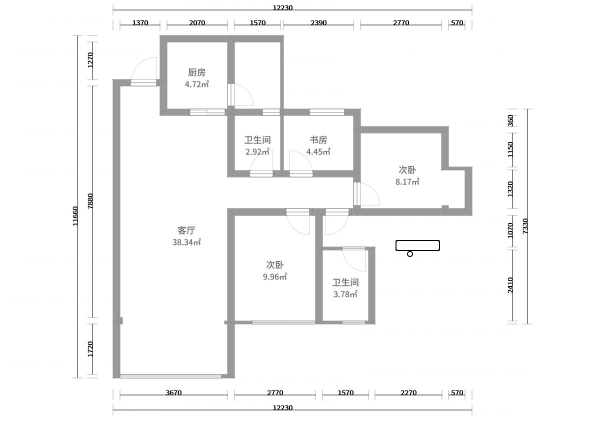
#> input picture test/KJLtest/1.png, 1200 x 850 px (shown at 1/2 size)
$ python -i remove_corner_point.py   (imports and definitions only)
#> lines starting #> are read from the running program, lines starting #| are printed output that depends on the picture; after the words box and inside, x2 and y2 are one past the last pixel; in counts of white or black regions, pixels touching at a corner belong together
#> further down, picture is the input picture: shape (850, 1200); min 0, max 255, mean 246.8
# -*- coding: utf-8 -*-
"""
Created on Thu Aug 30 11:44:25 2018

@author: 王科涛
"""
import cv2 as cv
import numpy as np

def Remove_corner_point(img):

    template_1 = np.zeros((5,5), dtype = np.uint8)
    template_1[:, :] = 255
    template_1[4, :] = 0
    template_1[:, 4] = 0
    template_1[3, 3] = 0
    w, h = template_1.shape[::-1]
    res = cv.matchTemplate(img, template_1, cv.TM_CCOEFF_NORMED)
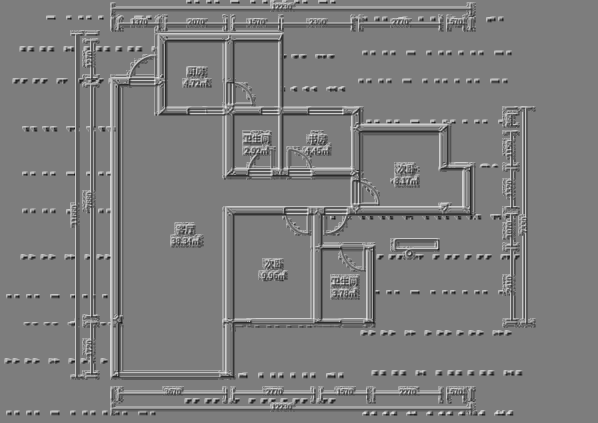
#> res: shape (846, 1196) float32 (shown at 1/2 size); min -0.93, max 0.967, mean 0.0023; drawn with min black and max white
    threshold = 0.9
    loc = np.where(res >= threshold)
#> loc = 35 positions, rows 15 to 815, columns 220 to 925
    for pt in zip(*loc[::-1]):
        img[pt[1] + 3, pt[0] + 3] = 255
#> this loop made 35 passes
#> pt on passes 1 to 12: (545, 15), (499, 45), (308, 160), (457, 207), (502, 207), (450, 213), (445, 220), (630, 281), (491, 282), (510, 282), (638, 304), (556, 336)
#> img: shape (850, 1200); under 0.01% of pixels changed, all inside (x1, y1, x2, y2) = (311, 18, 929, 819)

    template_2 = np.zeros((5,5), dtype = np.uint8)
    template_2[:, :] = 255
    template_2[0, :] = 0
    template_2[:, 0] = 0
    template_2[1, 1] = 0
    w, h = template_2.shape[::-1]
    res = cv.matchTemplate(img, template_2, cv.TM_CCOEFF_NORMED)
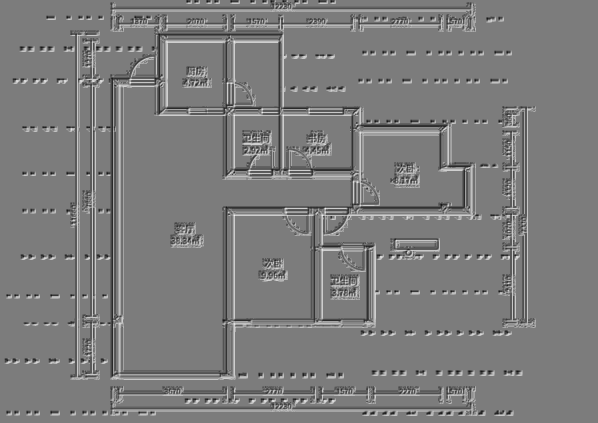
#> res: shape (846, 1196) float32 (shown at 1/2 size); min -0.926, max 0.971, mean 0.00332; drawn with min black and max white
    threshold = 0.9
    loc = np.where(res >= threshold)
#> loc = 30 positions, rows 42 to 648, columns 240 to 792
    for pt in zip(*loc[::-1]):
        img[pt[1] + 1, pt[0] + 1] = 255
#> this loop made 30 passes
#> pt on passes 1 to 12: (727, 42), (334, 84), (469, 84), (462, 167), (240, 172), (525, 218), (619, 218), (380, 225), (619, 225), (469, 231), (567, 231), (496, 273)
#> img: shape (850, 1200); min 0, max 255, mean 246.8

    template_3 = np.zeros((5,5), dtype = np.uint8)
    template_3[:, :] = 255
    template_3[4, :] = 0
    template_3[:, 0] = 0
    template_3[3, 1] = 0
    w, h = template_3.shape[::-1]
    res = cv.matchTemplate(img, template_3, cv.TM_CCOEFF_NORMED)
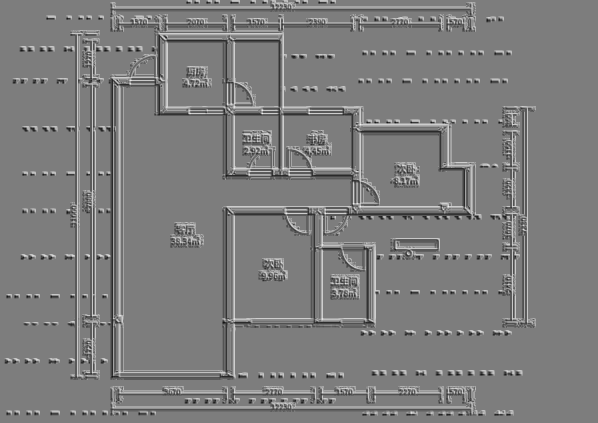
#> res: shape (846, 1196) float32 (shown at 1/2 size); min -0.927, max 0.963, mean 0.00192; drawn with min black and max white
    threshold = 0.9
    loc = np.where(res >= threshold)
#> loc = 33 positions, rows 207 to 637, columns 240 to 897
    for pt in zip(*loc[::-1]):
        img[pt[1] + 3, pt[0] + 1] = 255
#> this loop made 33 passes
#> pt on passes 1 to 12: (455, 207), (462, 207), (334, 213), (469, 213), (567, 213), (380, 226), (619, 226), (721, 248), (515, 271), (496, 282), (515, 282), (897, 329)
#> img: shape (850, 1200); min 0, max 255, mean 246.8

    template_4 = np.zeros((5,5), dtype = np.uint8)
    template_4[:, :] = 255
    template_4[0, :] = 0
    template_4[:, 4] = 0
    template_4[1, 3] = 0
    w, h = template_4.shape[::-1]
    res = cv.matchTemplate(img, template_4, cv.TM_CCOEFF_NORMED)
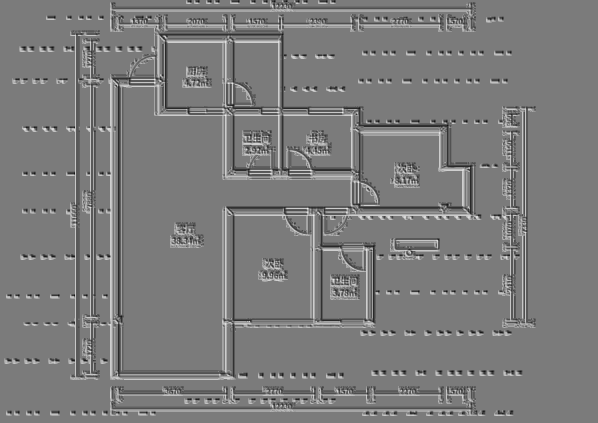
#> res: shape (846, 1196) float32 (shown at 1/2 size); min -0.919, max 0.971, mean 0.00371; drawn with min black and max white
    threshold = 0.9
    loc = np.where(res >= threshold)
#> loc = 47 positions, rows 84 to 710, columns 150 to 1020
    for pt in zip(*loc[::-1]):
        img[pt[1] + 1, pt[0] + 3] = 255
#> this loop made 47 passes
#> pt on passes 1 to 12: (450, 84), (556, 84), (308, 114), (180, 132), (395, 163), (308, 165), (457, 167), (315, 172), (555, 225), (684, 225), (450, 231), (702, 231)
#> img: shape (850, 1200); min 0, max 255, mean 246.8

    return img

>>> import cv2
>>> picture = cv2.imread('../test/KJLtest/1.png', cv2.IMREAD_GRAYSCALE)
>>> result = Remove_corner_point(picture)

$ run again, on test/KJLtest/10.png
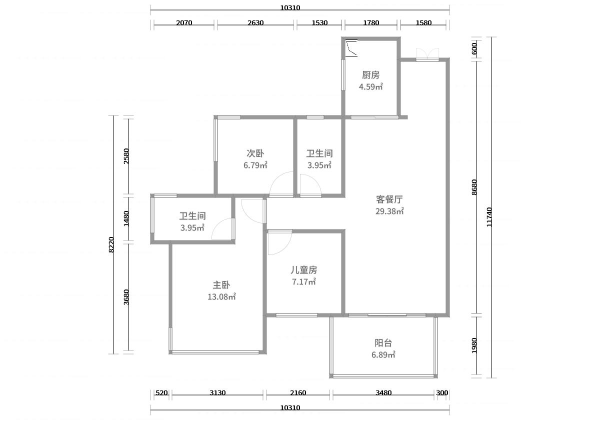
#> input picture test/KJLtest/10.png, 1200 x 850 px (shown at 1/2 size)
#> picture is the input picture: shape (850, 1200); min 0, max 255, mean 249.3
#> in Remove_corner_point, `loc = np.where(res >= threshold)`: loc = 37 positions, rows 15 to 815, columns 220 to 978
#> the loop in Remove_corner_point, `for pt in zip(*loc[::-1]):` made 37 passes
#> pt on passes 1 to 8: (560, 15), (584, 15), (623, 45), (726, 45), (831, 45), (676, 82), (972, 165), (734, 174)
#> in Remove_corner_point, `loc = np.where(res >= threshold)`: loc = 35 positions, rows 123 to 823, columns 231 to 959
#> the loop in Remove_corner_point, `for pt in zip(*loc[::-1]):` made 35 passes
#> pt on passes 1 to 8: (801, 123), (959, 174), (435, 238), (594, 238), (690, 238), (620, 300), (639, 302), (639, 307)
#> in Remove_corner_point, `res = cv.matchTemplate(img, template_3, cv.TM_CCOEFF_NORMED)`:
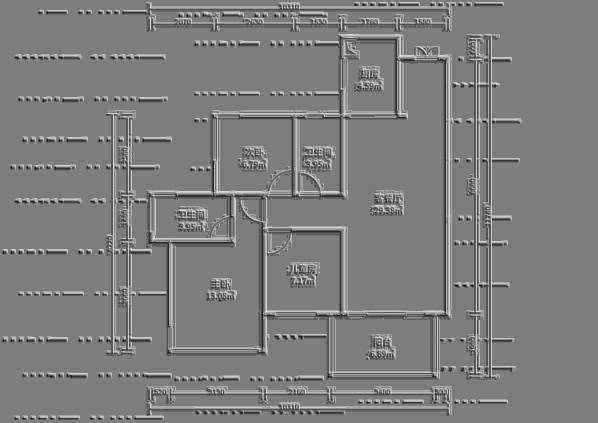
#> res: shape (846, 1196) float32 (shown at 1/2 size); min -0.919, max 0.948, mean 0.00375; drawn with min black and max white
#> in Remove_corner_point, `loc = np.where(res >= threshold)`: loc = 20 positions, rows 111 to 744, columns 231 to 959
#> the loop in Remove_corner_point, `for pt in zip(*loc[::-1]):` made 20 passes
#> pt on passes 1 to 8: (801, 111), (959, 165), (690, 226), (639, 298), (620, 309), (639, 309), (231, 329), (435, 383)
#> in Remove_corner_point, `res = cv.matchTemplate(img, template_4, cv.TM_CCOEFF_NORMED)`:
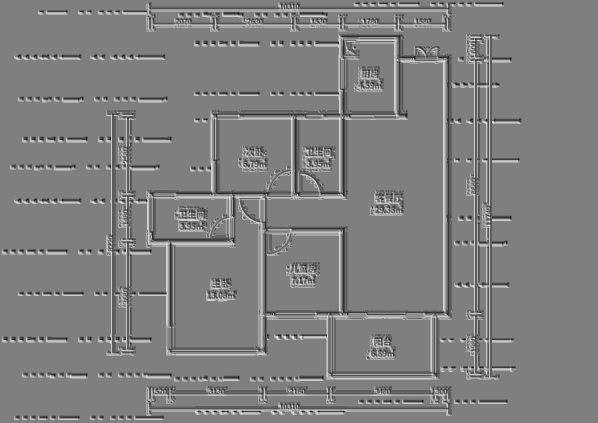
#> res: shape (846, 1196) float32 (shown at 1/2 size); min -0.94, max 0.941, mean 0.00257; drawn with min black and max white
#> in Remove_corner_point, `loc = np.where(res >= threshold)`: loc = 32 positions, rows 81 to 703, columns 252 to 978
#> the loop in Remove_corner_point, `for pt in zip(*loc[::-1]):` made 32 passes
#> pt on passes 1 to 8: (789, 81), (887, 123), (734, 172), (972, 174), (582, 238), (678, 238), (615, 300), (622, 300)

$ run again, on test/KJLtest/11.png
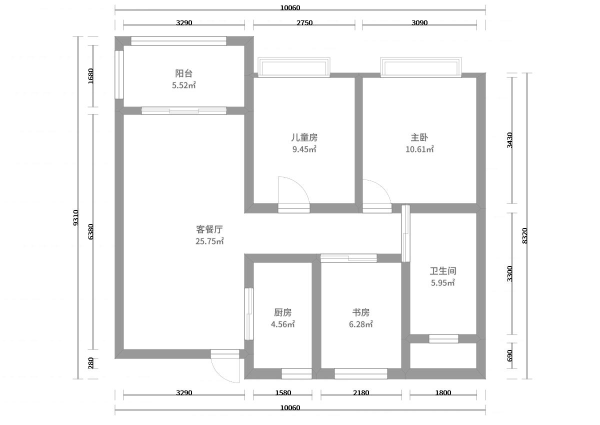
#> input picture test/KJLtest/11.png, 1200 x 850 px (shown at 1/2 size)
#> picture is the input picture: shape (850, 1200); min 0, max 255, mean 244.9
#> in Remove_corner_point, `loc = np.where(res >= threshold)`: loc = 41 positions, rows 15 to 815, columns 148 to 1012
#> the loop in Remove_corner_point, `for pt in zip(*loc[::-1]):` made 41 passes
#> pt on passes 1 to 8: (560, 15), (448, 77), (448, 86), (644, 140), (361, 141), (361, 148), (346, 171), (360, 171)
#> in Remove_corner_point, `loc = np.where(res >= threshold)`: loc = 29 positions, rows 73 to 748, columns 159 to 975
#> the loop in Remove_corner_point, `for pt in zip(*loc[::-1]):` made 29 passes
#> pt on passes 1 to 8: (262, 73), (262, 82), (247, 91), (230, 101), (525, 124), (359, 140), (359, 146), (507, 155)
#> in Remove_corner_point, `res = cv.matchTemplate(img, template_3, cv.TM_CCOEFF_NORMED)`:
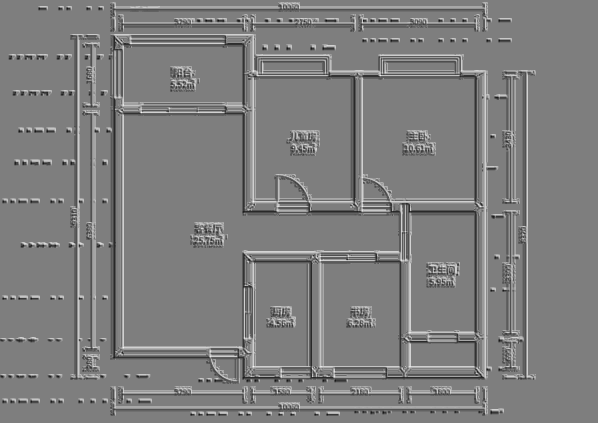
#> res: shape (846, 1196) float32 (shown at 1/2 size); min -0.919, max 0.937, mean 0.00227; drawn with min black and max white
#> in Remove_corner_point, `loc = np.where(res >= threshold)`: loc = 35 positions, rows 77 to 753, columns 159 to 975
#> the loop in Remove_corner_point, `for pt in zip(*loc[::-1]):` made 35 passes
#> pt on passes 1 to 8: (262, 77), (527, 140), (507, 141), (770, 145), (359, 148), (230, 193), (238, 193), (247, 209)
#> in Remove_corner_point, `res = cv.matchTemplate(img, template_4, cv.TM_CCOEFF_NORMED)`:
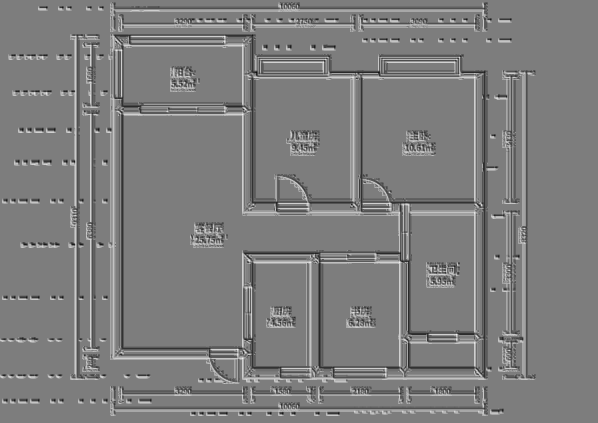
#> res: shape (846, 1196) float32 (shown at 1/2 size); min -0.919, max 0.947, mean 0.00339; drawn with min black and max white
#> in Remove_corner_point, `loc = np.where(res >= threshold)`: loc = 47 positions, rows 82 to 717, columns 148 to 1012
#> the loop in Remove_corner_point, `for pt in zip(*loc[::-1]):` made 47 passes
#> pt on passes 1 to 8: (448, 82), (484, 91), (233, 101), (242, 101), (646, 124), (909, 124), (361, 140), (361, 146)

$ run again, on test/KJLtest/12.png
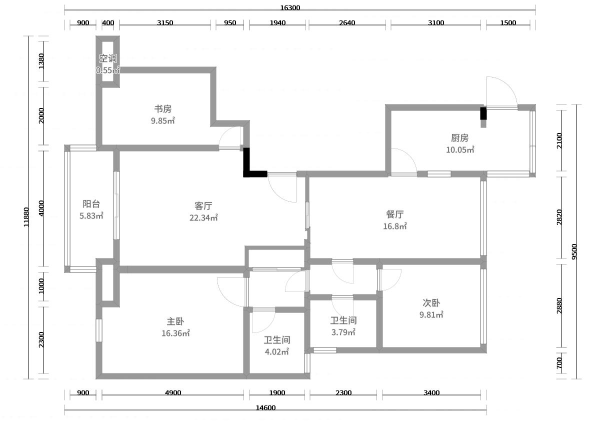
#> input picture test/KJLtest/12.png, 1200 x 850 px (shown at 1/2 size)
#> picture is the input picture: shape (850, 1200); min 0, max 255, mean 245.1
#> in Remove_corner_point, `loc = np.where(res >= threshold)`: loc = 51 positions, rows 15 to 815, columns 130 to 1066
#> the loop in Remove_corner_point, `for pt in zip(*loc[::-1]):` made 51 passes
#> pt on passes 1 to 8: (560, 15), (322, 45), (539, 45), (208, 141), (217, 141), (222, 158), (969, 207), (319, 219)
#> in Remove_corner_point, `loc = np.where(res >= threshold)`: loc = 44 positions, rows 83 to 707, columns 63 to 1065
#> the loop in Remove_corner_point, `for pt in zip(*loc[::-1]):` made 44 passes
#> pt on passes 1 to 8: (204, 83), (239, 146), (973, 153), (204, 175), (63, 190), (973, 219), (782, 221), (1065, 222)
#> in Remove_corner_point, `res = cv.matchTemplate(img, template_3, cv.TM_CCOEFF_NORMED)`:
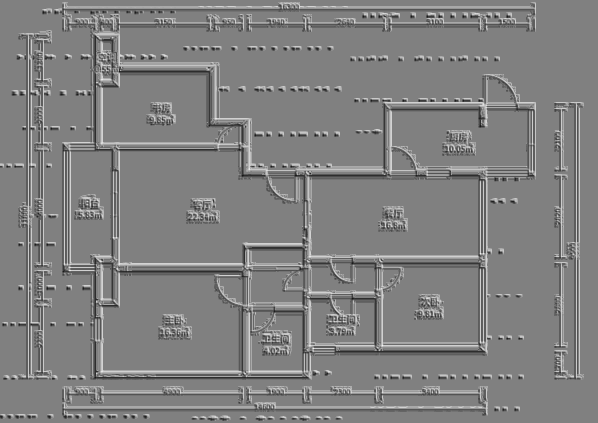
#> res: shape (846, 1196) float32 (shown at 1/2 size); min -0.956, max 0.94, mean 0.00355; drawn with min black and max white
#> in Remove_corner_point, `loc = np.where(res >= threshold)`: loc = 41 positions, rows 119 to 742, columns 63 to 1065
#> the loop in Remove_corner_point, `for pt in zip(*loc[::-1]):` made 41 passes
#> pt on passes 1 to 8: (207, 119), (204, 158), (63, 181), (432, 236), (204, 285), (480, 285), (140, 291), (63, 327)
#> in Remove_corner_point, `res = cv.matchTemplate(img, template_4, cv.TM_CCOEFF_NORMED)`:
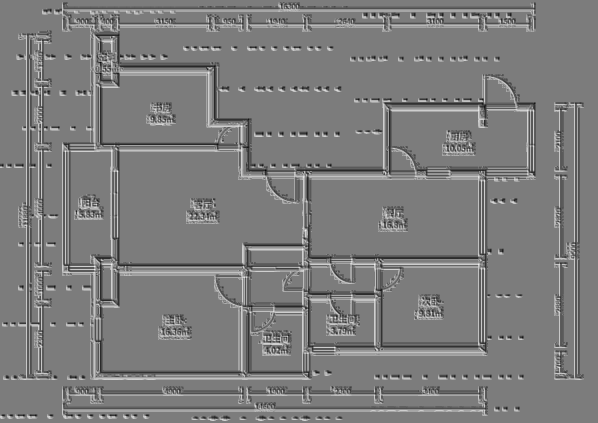
#> res: shape (846, 1196) float32 (shown at 1/2 size); min -0.919, max 0.962, mean 0.0035; drawn with min black and max white
#> in Remove_corner_point, `loc = np.where(res >= threshold)`: loc = 53 positions, rows 83 to 698, columns 52 to 1148
#> the loop in Remove_corner_point, `for pt in zip(*loc[::-1]):` made 53 passes
#> pt on passes 1 to 8: (222, 83), (82, 134), (208, 139), (217, 139), (416, 146), (311, 218), (1066, 222), (327, 240)
